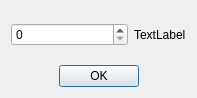
<?xml version="1.0" encoding="UTF-8"?>
<ui version="4.0">
 <class>SaveDialog</class>
 <widget class="QDialog" name="SaveDialog">
  <property name="geometry">
   <rect>
    <x>0</x>
    <y>0</y>
    <width>197</width>
    <height>98</height>
   </rect>
  </property>
  <property name="windowTitle">
   <string>Dialog</string>
  </property>
  <layout class="QVBoxLayout" name="verticalLayout">
   <item>
    <layout class="QHBoxLayout" name="horizontalLayout">
     <item>
      <widget class="QSpinBox" name="digit">
       <property name="sizePolicy">
        <sizepolicy hsizetype="Expanding" vsizetype="Fixed">
         <horstretch>0</horstretch>
         <verstretch>0</verstretch>
        </sizepolicy>
       </property>
       <property name="minimum">
        <number>0</number>
       </property>
       <property name="maximum">
        <number>9</number>
       </property>
      </widget>
     </item>
     <item>
      <widget class="QLabel" name="cellImg">
       <property name="text">
        <string>TextLabel</string>
       </property>
      </widget>
     </item>
    </layout>
   </item>
   <item>
    <widget class="QDialogButtonBox" name="buttonBox">
     <property name="orientation">
      <enum>Qt::Horizontal</enum>
     </property>
     <property name="standardButtons">
      <set>QDialogButtonBox::Ok</set>
     </property>
     <property name="centerButtons">
      <bool>true</bool>
     </property>
    </widget>
   </item>
  </layout>
 </widget>
 <resources/>
 <connections>
  <connection>
   <sender>buttonBox</sender>
   <signal>accepted()</signal>
   <receiver>SaveDialog</receiver>
   <slot>accept()</slot>
   <hints>
    <hint type="sourcelabel">
     <x>248</x>
     <y>254</y>
    </hint>
    <hint type="destinationlabel">
     <x>157</x>
     <y>274</y>
    </hint>
   </hints>
  </connection>
  <connection>
   <sender>buttonBox</sender>
   <signal>rejected()</signal>
   <receiver>SaveDialog</receiver>
   <slot>reject()</slot>
   <hints>
    <hint type="sourcelabel">
     <x>316</x>
     <y>260</y>
    </hint>
    <hint type="destinationlabel">
     <x>286</x>
     <y>274</y>
    </hint>
   </hints>
  </connection>
 </connections>
</ui>
